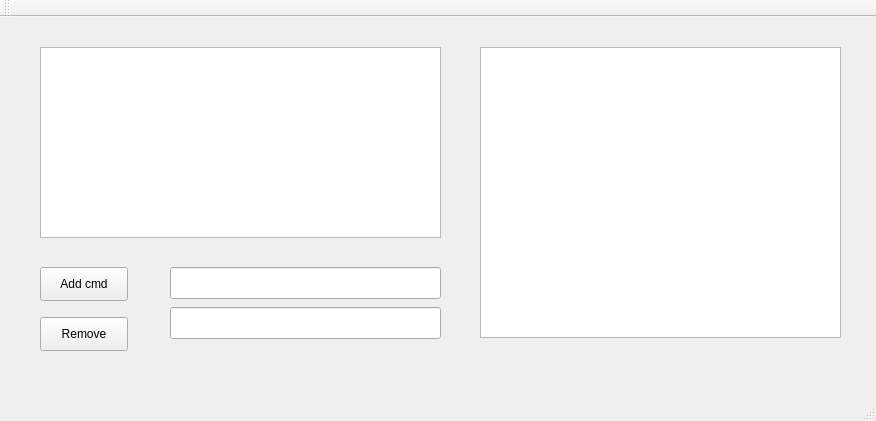
<?xml version="1.0" encoding="UTF-8"?>
<ui version="4.0">
 <class>MainWindow</class>
 <widget class="QMainWindow" name="MainWindow">
  <property name="geometry">
   <rect>
    <x>0</x>
    <y>0</y>
    <width>876</width>
    <height>421</height>
   </rect>
  </property>
  <property name="windowTitle">
   <string>MainWindow</string>
  </property>
  <widget class="QWidget" name="centralWidget">
   <widget class="QTableWidget" name="tableWidget">
    <property name="geometry">
     <rect>
      <x>40</x>
      <y>30</y>
      <width>401</width>
      <height>191</height>
     </rect>
    </property>
   </widget>
   <widget class="QPushButton" name="addCmd">
    <property name="geometry">
     <rect>
      <x>40</x>
      <y>250</y>
      <width>88</width>
      <height>34</height>
     </rect>
    </property>
    <property name="text">
     <string>Add cmd</string>
    </property>
   </widget>
   <widget class="QLineEdit" name="lineEdit_cmd_button">
    <property name="geometry">
     <rect>
      <x>170</x>
      <y>250</y>
      <width>271</width>
      <height>32</height>
     </rect>
    </property>
   </widget>
   <widget class="QLineEdit" name="lineEdit_cmd">
    <property name="geometry">
     <rect>
      <x>170</x>
      <y>290</y>
      <width>271</width>
      <height>32</height>
     </rect>
    </property>
   </widget>
   <widget class="QPushButton" name="pushButton_remove_cmd">
    <property name="geometry">
     <rect>
      <x>40</x>
      <y>300</y>
      <width>88</width>
      <height>34</height>
     </rect>
    </property>
    <property name="text">
     <string>Remove</string>
    </property>
   </widget>
   <widget class="QTextEdit" name="textEdit_monitor">
    <property name="geometry">
     <rect>
      <x>480</x>
      <y>30</y>
      <width>361</width>
      <height>291</height>
     </rect>
    </property>
   </widget>
  </widget>
  <widget class="QMenuBar" name="menuBar">
   <property name="geometry">
    <rect>
     <x>0</x>
     <y>0</y>
     <width>876</width>
     <height>30</height>
    </rect>
   </property>
  </widget>
  <widget class="QToolBar" name="mainToolBar">
   <attribute name="toolBarArea">
    <enum>TopToolBarArea</enum>
   </attribute>
   <attribute name="toolBarBreak">
    <bool>false</bool>
   </attribute>
  </widget>
  <widget class="QStatusBar" name="statusBar"/>
 </widget>
 <layoutdefault spacing="6" margin="11"/>
 <resources/>
 <connections/>
</ui>
